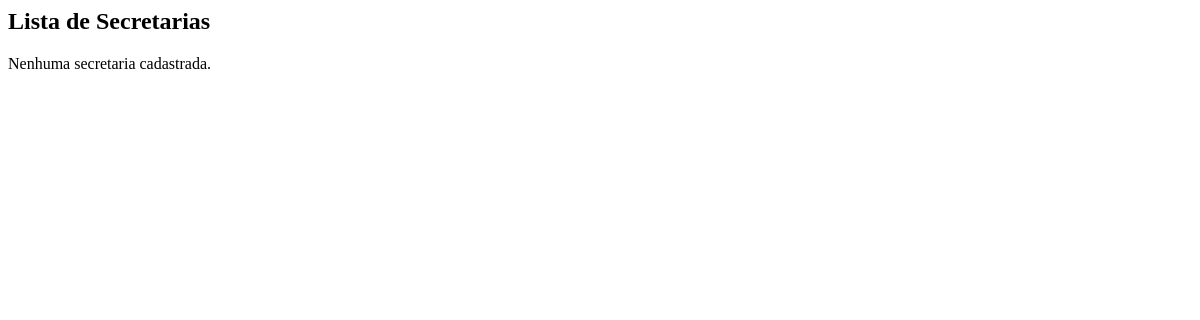
Page /secretaria/secretarias/ on the earlier database version.
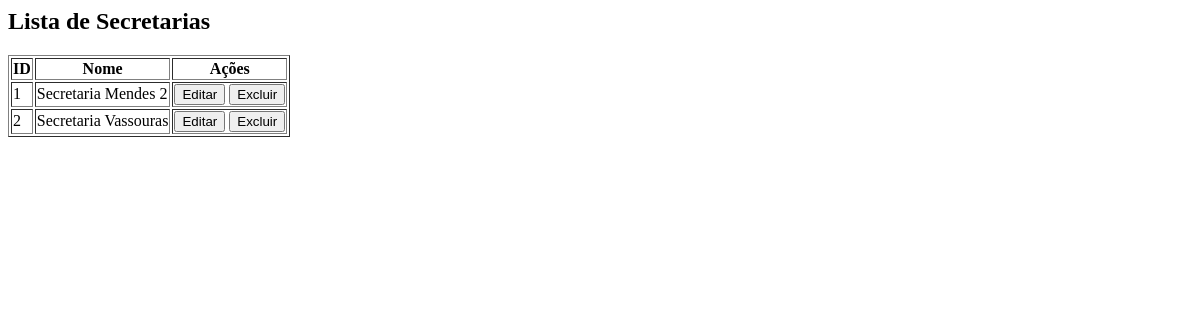
Same page on the later database version.
### secretaria/models.py (models this page shows, shortened)
class Secretaria(models.Model):
    nome= models.CharField(max_length=100)

### secretaria/views.py (the view)
# urls.py: path('secretarias/', lista_secretaria, name='lista_secretaria'),
def lista_secretaria(request):
    lista= Secretaria.objects.all()
    return render(request, 'secretaria/lista_secretaria.html', {'lista': lista})

### secretaria/templates/secretaria/lista_secretaria.html (shortened to what this page needs)
<h2>Lista de Secretarias</h2>
{% if lista %}
<table border="1">
    <thead>
        <tr>
            <th>ID</th>
            <th>Nome</th>
            <th>Ações</th>
        </tr>
    </thead>
    <tbody>
        {% for secretaria in lista %}
        <tr>
            <td>{{ secretaria.id }}</td>
            <td>{{ secretaria.nome }}</td>
            <td>
                <form action="{% url 'editar_secretaria' secretaria.id %}" method="post" style="display:inline;">
                    <button type="submit">
                        Editar
                    </button>
                </form>
                <form action="{% url 'excluir_secretaria' secretaria.id %}" method="post" style="display:inline;">
                    <button type="submit" onclick="return confirm('Tem certeza que deseja excluir?')">
                        Excluir
                    </button>
                </form>
            </td>
        </tr>
        {% endfor %}
    </tbody>
</table>
{% else %}
<p>Nenhuma secretaria cadastrada.</p>
{% endif %}

Differences in the rows shown:
added Secretaria: id "1", nome "Secretaria Mendes 2"
added Secretaria: id "2", nome "Secretaria Vassouras"
Other differences:
text no longer shown: "Nenhuma secretaria cadastrada."
text now shown: "ID Nome Ações"
